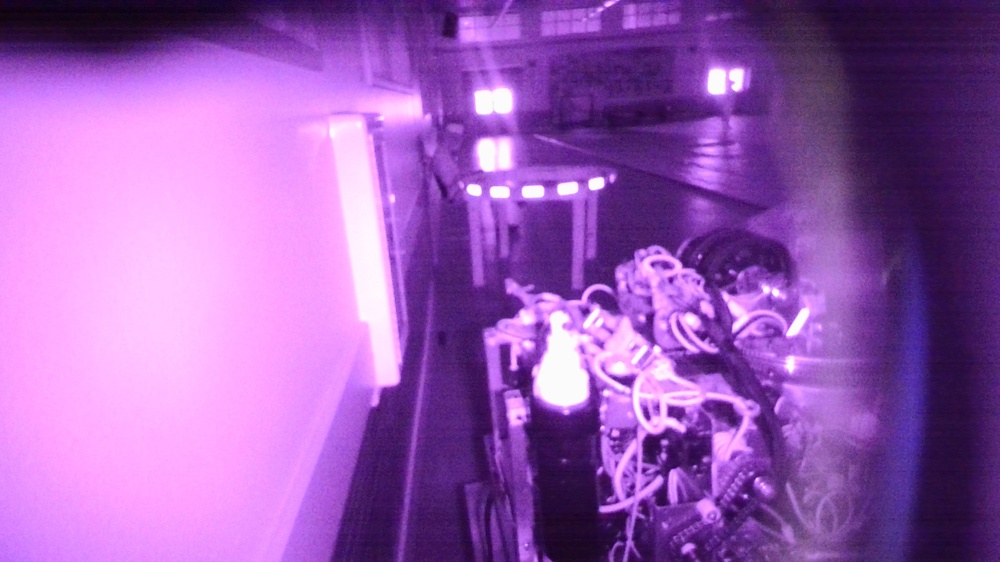
#> input picture Python Vision/Vision test/Photos/MPRTest0.jpg, 1000 x 562 px, shrunk from 1920 x 1080 before the run, found by its file name
$ python bet.py
#> lines starting #> are read from the running program, lines starting #| are printed output that depends on the picture
import cv2
from matplotlib import pyplot as plt

# Opening image
img = cv2.imread("Photos\MPRTest0.jpg")
#> img is the input picture: shape (562, 1000, 3); mean B, G, R 179.1, 91.9, 153.8

# OpenCV opens images as BRG
# but we want it as RGB We'll
# also need a grayscale version
img_gray = cv2.cvtColor(img, cv2.COLOR_BGR2GRAY)
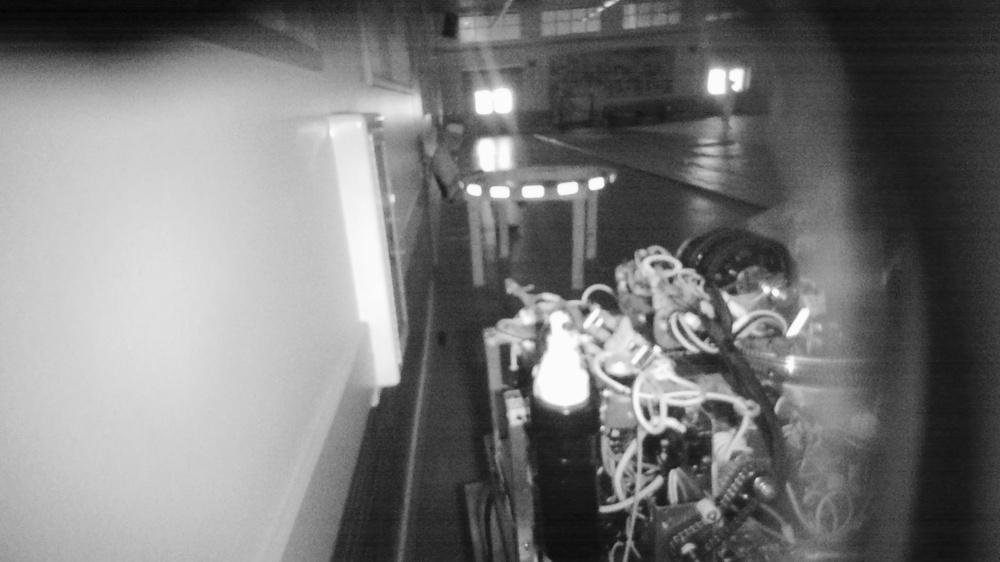
#> img_gray: shape (562, 1000); min 5, max 255, mean 120.4
img_rgb = cv2.cvtColor(img, cv2.COLOR_BGR2RGB)


# Use minSize because for not
# bothering with extra-small
# dots that would look like STOP signs
# stop_data = cv2.CascadeClassifier('Photos\950(4.6)Template.jpg')
stop_data = cv2.CascadeClassifier_convert('Photos\950(4.6)Template.jpg', 'Photos/templatezoomedout.png')
hello = cv2.FastFeatureDetector
#> (the run stopped early here; a loop or call above may not have finished)

$ run again, with Python Vision/Vision test/Photos/9509.7.jpg copied over Python Vision/Vision test/Photos/MPRTest0.jpg
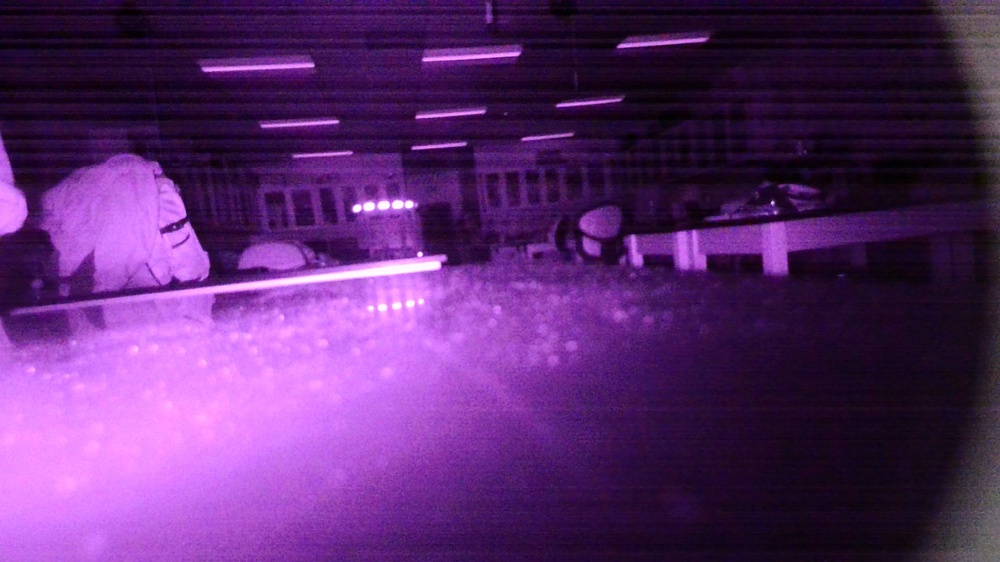
#> input picture Python Vision/Vision test/Photos/9509.7.jpg, 1000 x 562 px, shrunk from 1920 x 1080 before the run, found by its file name
#> img is the input picture: shape (562, 1000, 3); mean B, G, R 108.9, 42.2, 90.7
#> `img_gray = cv2.cvtColor(img, cv2.COLOR_BGR2GRAY)`:
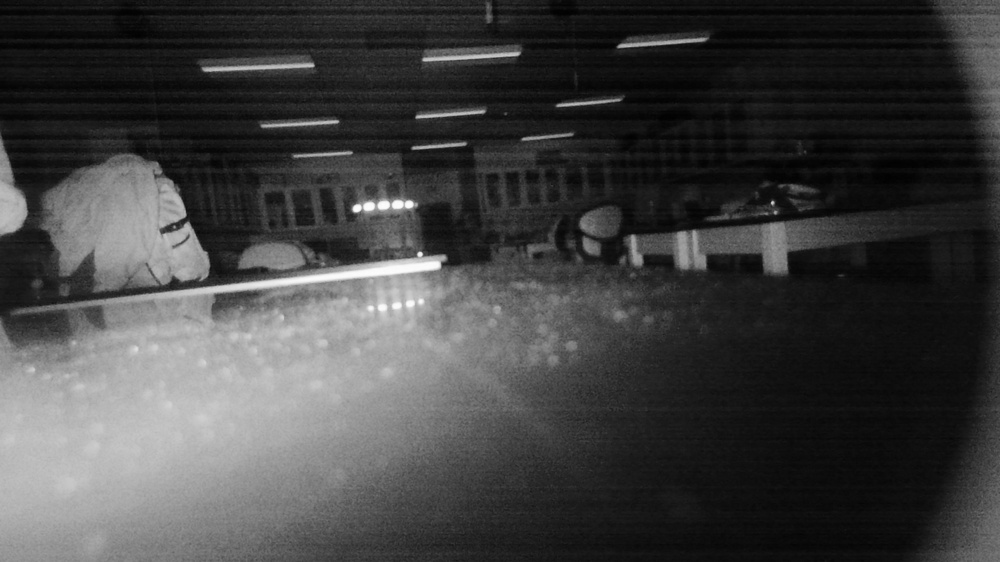
#> img_gray: shape (562, 1000); min 1, max 254, mean 64.3

$ run again, with Python Vision/Vision test/Photos/image.jpg copied over Python Vision/Vision test/Photos/MPRTest0.jpg
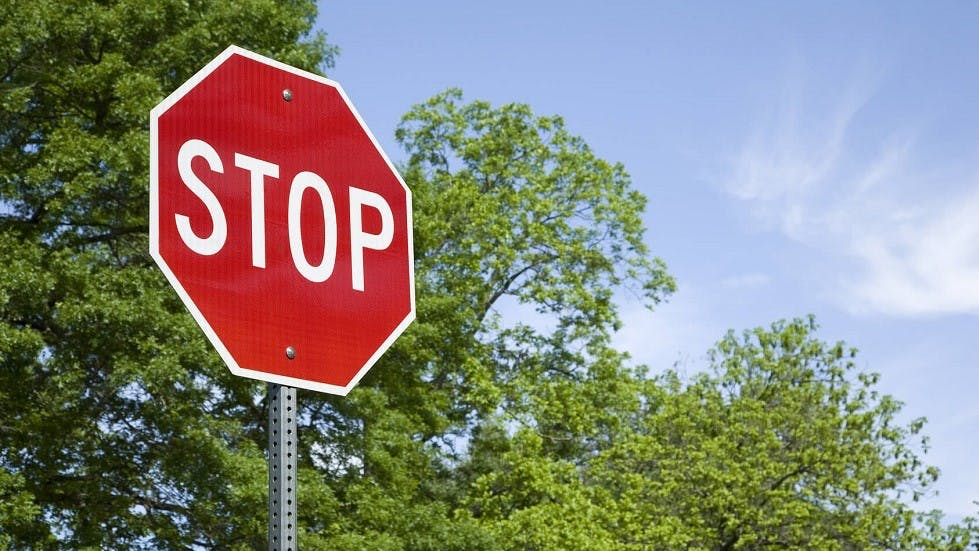
#> input picture Python Vision/Vision test/Photos/image.jpg, 979 x 551 px, found by its file name
#> img is the input picture: shape (551, 979, 3); mean B, G, R 123.1, 133.3, 133.1
#> `img_gray = cv2.cvtColor(img, cv2.COLOR_BGR2GRAY)`:
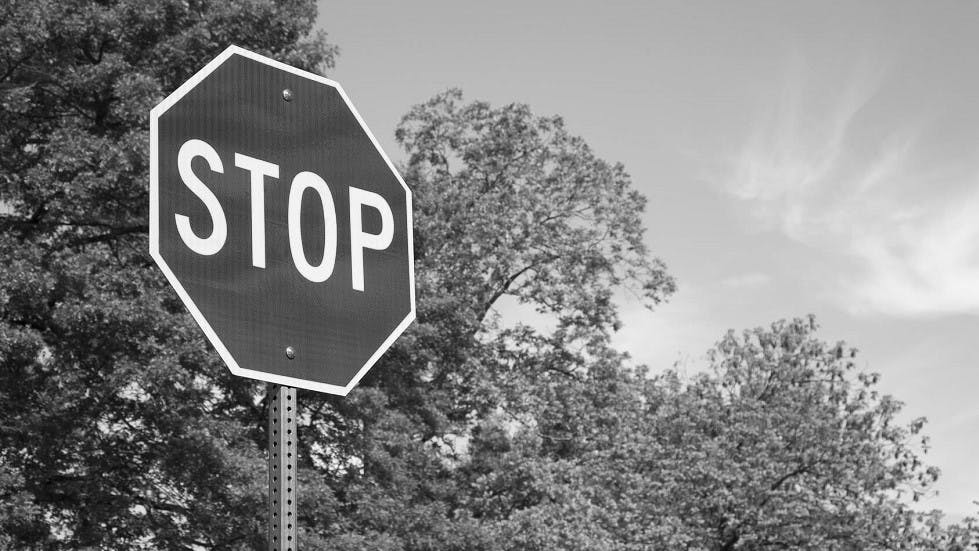
#> img_gray: shape (551, 979); min 0, max 255, mean 132
